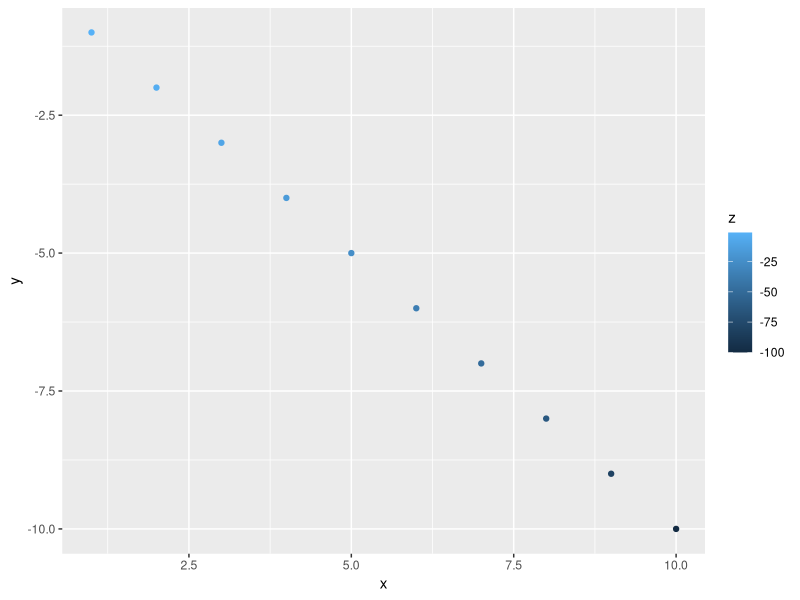
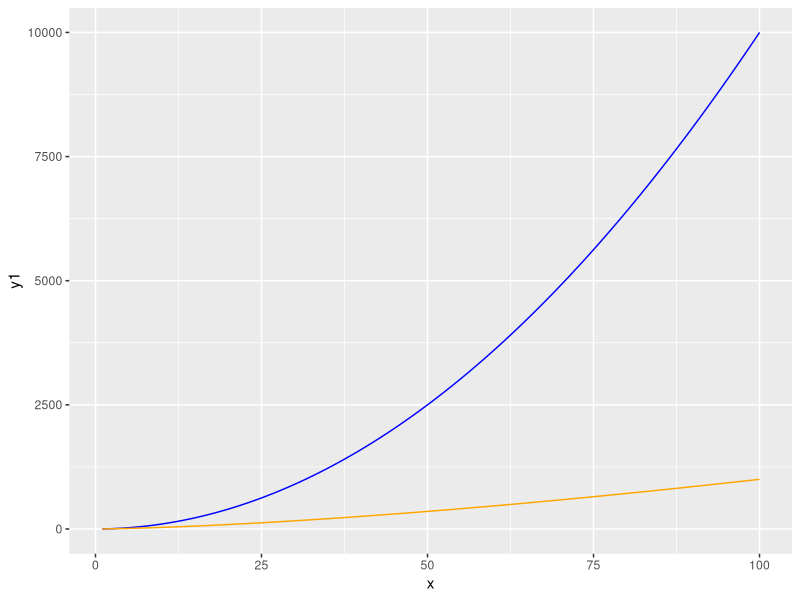
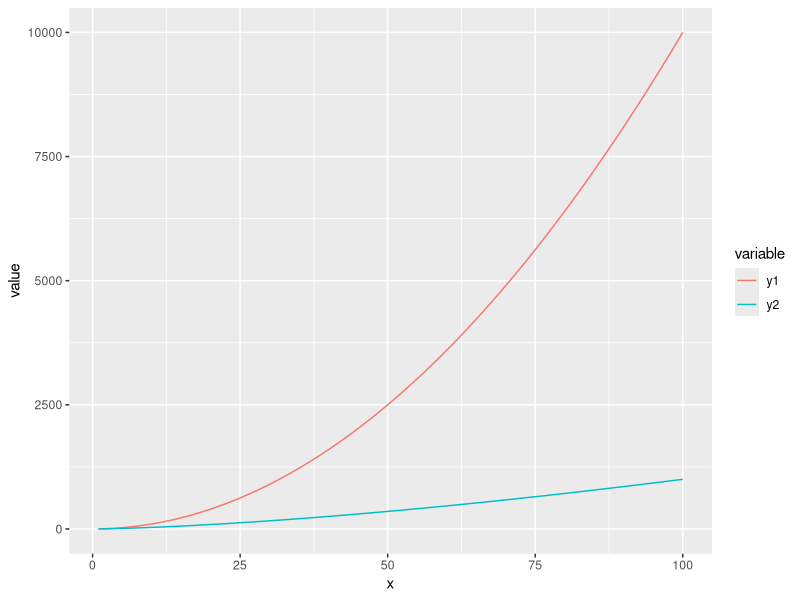
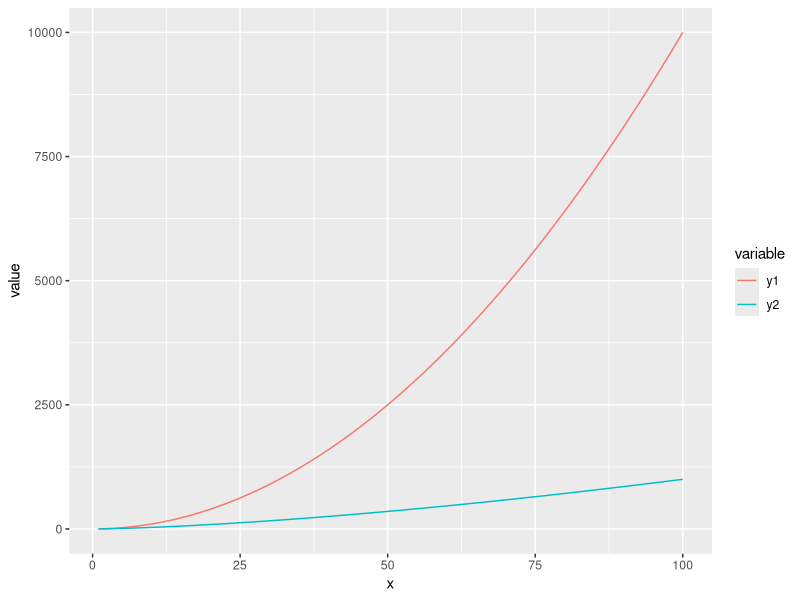

Reproduce these figures in R, in order.
### libraries
  .libPaths(c("/project/biol4559-aob2x/biol4559-R-packages/", .libPaths()))
  library(ggplot2)
  library(data.table)

### function
  test_fun <- function(x, y) {
    return(x*y)
  }

  test_fun2 <- function(x, y) {
    z <- x*y
    return(data.table(x=x, y=y, z=z))
  }

  test_fun3 <- function(x,y) {
    y1 <- x^2
    y2 <- x^1.5

    return(data.table(x=x, y1=y1, y2=y2))
  }

### generate data
### this function returns a single value
  test_fun(x=5, y=2)

### the same function can return a vector of values.
  test_fun(x=c(1:10), y=c(-1:-10))

### does this work? What does the error message mean?
  test_fun(x=c(1:10), y=c(1:3))

### the output of this function helps you keep track of input and output
  out <- test_fun2(x=c(1:10), y=c(-1:-10))
  ggplot(data=out, aes(x=x, y=y, color=z)) + geom_point()

### This function performs two operations on the input value and returns a WIDE table. We can plot y1 and y2 on the same graph in a few differnet ways
    out2 <- test_fun3(x=c(1:100))

    ### method 1: manually code the two y-values.
    ggplot(data=out2) +
      geom_line(aes(x=x, y=y1), color="blue") +
      geom_line(aes(x=x, y=y2), color="orange")

    ### convert wide to long and use groupings in ggplot
    out2_long <- melt(out2, id.vars="x", measure.vars=c("y1", "y2"))

    ggplot(data=out2_long) +
      geom_line(aes(x=x, y=value, group=variable, color=variable))

### saving plots is easy
  p1 <- ggplot(data=out2_long) +
    geom_line(aes(x=x, y=value, group=variable, color=variable))

  ggsave(p1, file="~/test_plot1.png")
